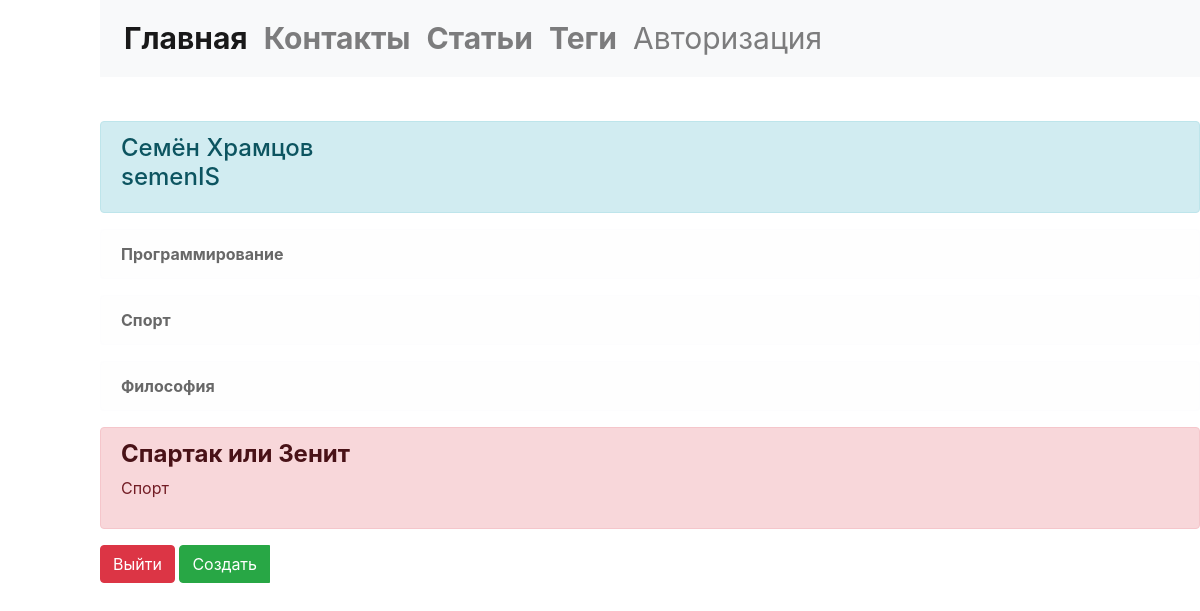
Page /kabinet/semenIS/ on the earlier database version.
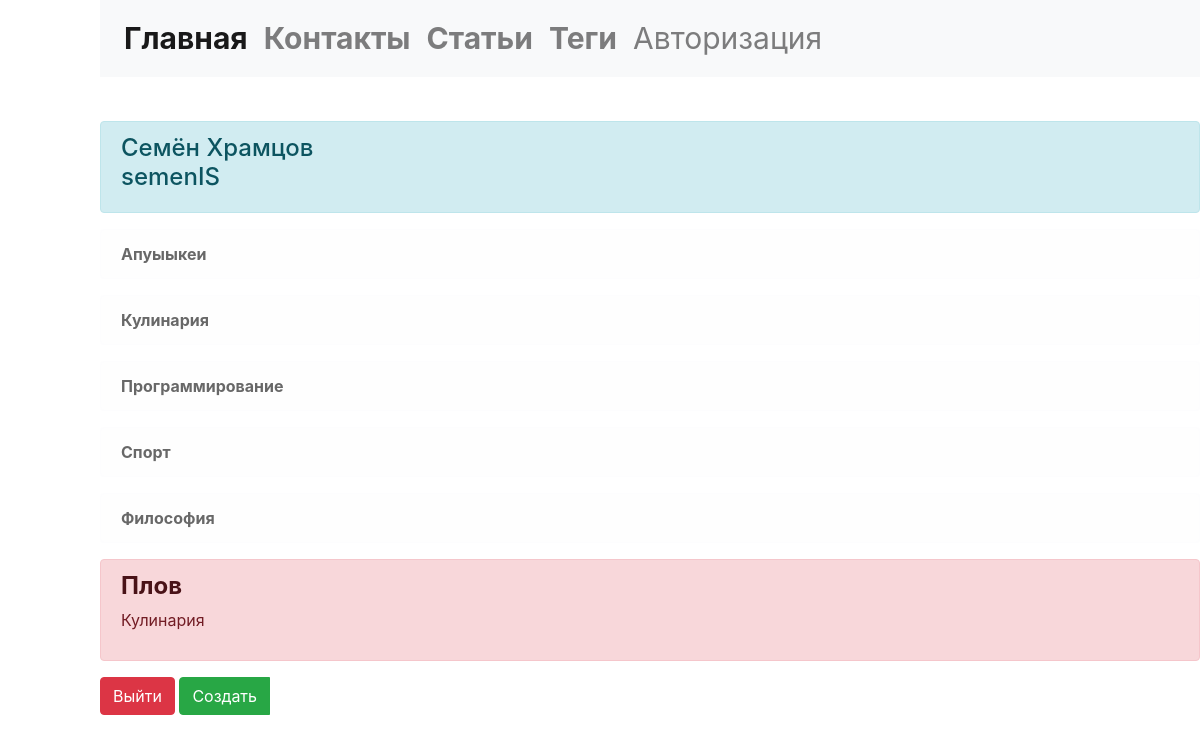
Same page on the later database version.
### Main/models.py (models this page shows, shortened)
class Tag(models.Model):
    name = models.CharField('Название', max_length=30, unique=True)
    slug = models.SlugField('URL', unique=True)
    author = models.ForeignKey('auth.User', on_delete=models.CASCADE,)
    def __str__(self):
        return self.name
    class Meta:
        verbose_name = 'Тег'
        verbose_name_plural = 'Теги'
        ordering = ["name"]

class MyArticles(models.Model):
    colors = {
        "success":'green',
        'warning':"yellow",
        'danger':"red" ,
        'dark': "black" ,
        'light': 'white',
        'info': 'blue',
   }
    name = models.CharField('Название', max_length=60, unique=True,)
    author = models.ForeignKey('auth.User', on_delete = models.CASCADE,)
    text = models.TextField('Tекст',)
    slug = models.SlugField(verbose_name='URL', max_length=50,)
    html_text = models.TextField(editable=False)
    data = models.DateTimeField('Дата', auto_now_add=True,)
    color = models.CharField('Цвет',max_length=10, choices=colors.items(), default='green')
    tag = models.ForeignKey(Tag, on_delete = models.CASCADE,verbose_name='тег',blank=True)
    class Meta:
        ordering = ["-name"]
        verbose_name = 'Статья'
        verbose_name_plural = 'Статьи'

### Main/views.py (the view)
# urls.py: path('kabinet/<path:username>/', views.kabinet, name='kabinet'),
def kabinet(request, username):
    user = User.objects.get(username=username)
    list_ = zip(
        MyArticles.objects.filter(author=user).__iter__(),
        Tag.objects.filter(author=user).__iter__(),
    )
    return render(request, 'user/kabinet.html', context={
        'user': user,
        'list_tag': Tag.objects.filter(author=user),
        'list_myarticles': MyArticles.objects.filter(author=user),
    })

### template/user/kabinet.html (shortened to what this page needs)
{% extends "layaut.html" %}
{% block content %}
        <div class="alert alert-info">
            <h4 class="alert-heading">
                {{user.first_name}}
                {{user.last_name}} <br>
                {{user.username}} <br>
            </h4>
        </div>
        <div class="grid-only">
            <div class="tags">
                {% for tag in list_tag %}
                <div class="alert alert-light tag">
                    <a href='{% url "main:tag_detail" slug=tag.slug %}' class="alert-link">
                        {{tag}}
                    </a>
                </div>
                {% endfor %}
            </div>
            <div class="articles">
                {% for i in list_myarticles %}
                <div class="alert alert-{{i.color}} article" role="alert">
                    <h4>
                        <a href='{% url "main:detail" i.slug %}' class="alert-link">
                            {{i.name}}
                        </a>
                    </h4>
                    <p>{{i.tag}}</p>
                </div>
                {% endfor %}
            </div>
          </div>
          <a href="{% url 'main:lagaut' username=user.username%} " class="btn btn-danger">Выйти</a>
          <div class="btn-group" role="group">
                <div class="btn-group" role="group">
                  <button id="btnGroupDrop1" class="btn btn-success btn-a" data-toggle="dropdown" aria-haspopup="true" aria-expanded="false">
                    Создать
                  </button>
                </div>
              </div>
    </div>
{% endblock content %}

Differences in the rows shown:
removed MyArticles: name "Спартак или Зенит", tag "Спорт"
added Tag: name "Апуыыкеи"
added Tag: name "Кулинария"
added MyArticles: name "Плов", tag "Кулинария"
